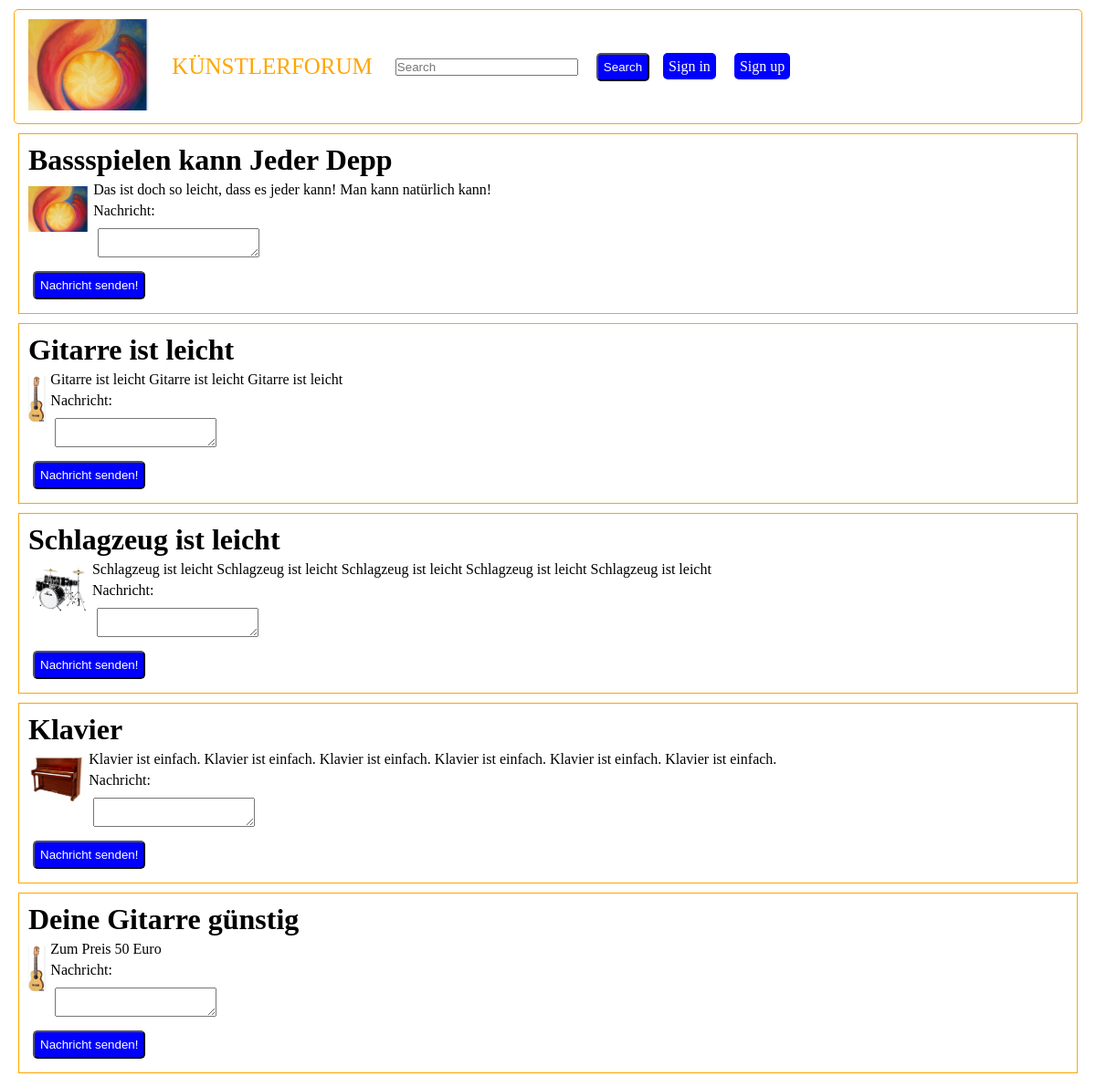
The page /searchadd.php on the database as committed earlier.
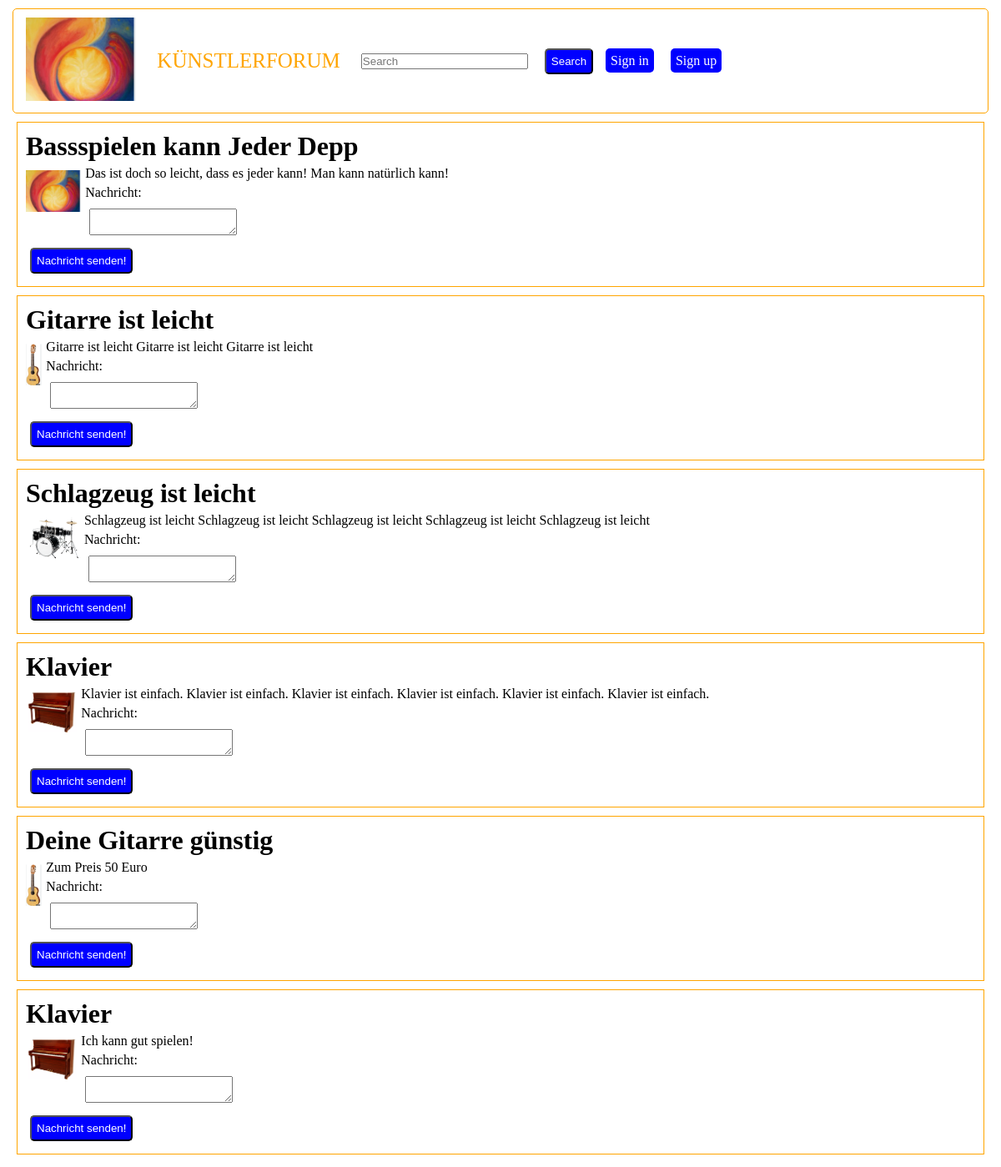
The same page on the database as committed later.
### tables this page shows
CREATE TABLE IF NOT EXISTS `adds` (
  `id` int NOT NULL AUTO_INCREMENT,
  `title` varchar(100) NOT NULL,
  `text` varchar(10000) NOT NULL,
  `useremail` varchar(50) NOT NULL,
  PRIMARY KEY (`id`)
);

### Database.php (called while the page is built, shortened)
<?php
class Database
{
    private $conn;
    public function __construct()
    {
        $servername = "localhost";
        $username = "root2";
        $password = "ABC";
        $databasename = "kuenstlerforum";
        try {
            $this->conn = new PDO("mysql:host=$servername;dbname=$databasename", $username, $password);
            $this->conn->setAttribute(PDO::ATTR_ERRMODE, PDO::ERRMODE_EXCEPTION);
        } catch (PDOException $e) {
            $this->errorMessage = $e->getMessage();
        }
    }
    public function findUserByEMail($email)
    {
        $stmt = $this->conn->prepare("select * from users where email = :email");
        $stmt->bindParam(":email", $email);
        $stmt->execute();
        $stmt->setFetchMode(PDO::FETCH_ASSOC);
        $result = $stmt->fetchAll();
        if (count($result) == 0) {
            return null;
        } else {
            $user = new User();
            $user->email = $email;
            $user->password = $result[0]["password"];
            $user->firstname = $result[0]["firstname"];
            $user->lastname = $result[0]["lastname"];
            return $user;
        }
    }
    public function findAddsByKeyword($keyword)
    {
        $stmt =  $this->conn->prepare("select * from adds where title LIKE '%$keyword%' or text LIKE '%$keyword%' ");
        $stmt->execute();
        $stmt->setFetchMode(PDO::FETCH_ASSOC);
        $result = $stmt->fetchAll();
        $adds = array();
        for ($i = 0; $i < count($result); $i++) {
            $add = new Add();
            $add->id = $result[$i]["id"];
            $add->text = $result[$i]["text"];
            $add->title = $result[$i]["title"];
            $add->user = $this->findUserByEMail($result[$i]["useremail"]);
            $adds[$i] = $add;
        }
        return $adds;
    }
}

### FileUploader.php (called while the page is built, shortened)
<?php
class FileUploader
{
    public function getImageForAdd($add){
        $fwe = "assets/img/adds/" . $add->id;
        if( file_exists($fwe . ".png")){
            return $fwe . ".png";
        }
        else if( file_exists($fwe . ".gif")){
            return $fwe . ".gif";
        }
        else if( file_exists($fwe . ".jpg")){
            return $fwe . ".jpg";
        }
        else if( file_exists($fwe . ".jpeg")){
            return $fwe . ".jpeg";
        }
        else {
            return "assets/img/logo.png";
        }
    }
}

### searchadd.php (the view, shortened to what this page needs)
<?php
include 'Database.php';
include 'FileUploader.php';
?>
<body>
    <?php
    include 'header.php';
    $db = new Database();
    $fu = new FileUploader();
    $myadds = $db->findAddsByKeyword($_GET["search"]);
    for ($i = 0; $i < count($myadds); $i++) {
        $add = $myadds[$i];
    ?>
        <div style="border: 1px solid orange; padding: 5px; margin: 10px;">
            <h1><?php echo $add->title; ?> </h1>
            <img style="float:left" src="<?php echo $fu->getImageForAdd($add); ?>" height="50px"></img>
            <p>
                <?php echo $add->text; ?>
            </p>
            <p>Nachricht:</p>
            <textarea id="message<?php echo $add->id ?>" ncols="50" nrows="4"></textarea>
            <p><button class="mybutton" onclick="sendMessage(<?php echo $add->id; ?>);">Nachricht senden!</button> </p>
        </div>
    <?php
    }
    ?>
</body>

Rows that differ between the two databases and show on the page:
added adds: title "Klavier", text "Ich kann gut spielen!"
